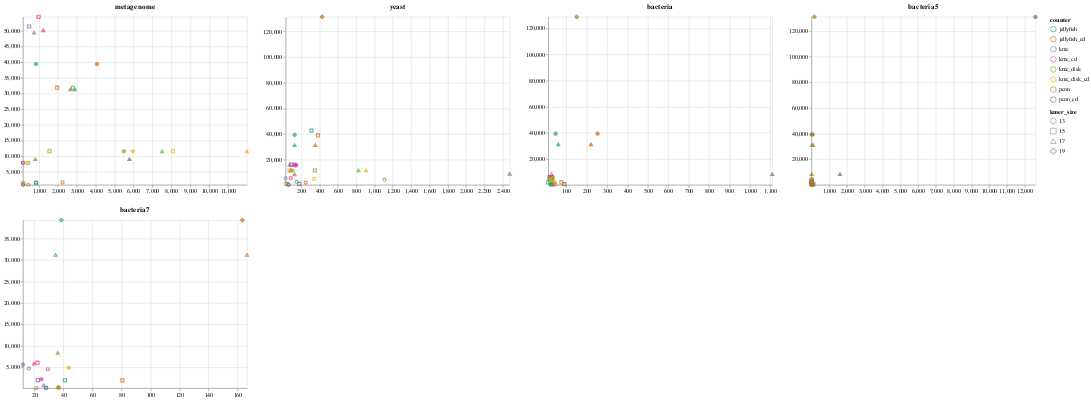

Write notebook code for a chart like this one.
### Markdown cell above
### Benchmark

### Code cell
import cocktail
import cocktail.count
import cocktail.utils

df = cocktail.count.dataframe()
df = df.dropna()
print(df)

all_fig = list()
for dataset in set(df.dataset):
    all_fig.append(cocktail.utils.group_scatter(df[df.dataset == dataset], "time", "memory", color="counter", shape="kmer_size", title=dataset))

figs = cocktail.utils.fig_layout(all_fig, 4)
#df = df[df.counter != "jellyfish"]
#df = df[df.kmer_size == "19"]
#fig = cocktail.utils.group_scatter(df, "size", "time", color="counter")

#print(df.to_csv("tmp.csv"))
#line = fig.transform_regression('size', 'time', groupby=["counter"])
#reg = fig.transform_regression('size', 'time', groupby=["counter:N"], params=True)

#print(reg.encoding.to_dict())

#(fig + line.mark_line()) + reg
figs

### Figure 1 — Vega-Lite specification as saved in the notebook (floating-point values rounded to 4 significant figures)
{"config": {"view": {"height": 300, "width": 400}, "range": {"category": {"scheme": "dark2"}}}, "vconcat": [{"hconcat": [{"data": {"name": "data-a3f4bdcc4ee3c322ad195d52474c0096"}, "mark": "point", "encoding": {"color": {"type": "nominal", "field": "counter"}, "shape": {"type": "nominal", "field": "kmer_size"}, "x": {"type": "quantitative", "field": "time", "scale": {"domain": [152.0, 12000.0]}, "title": ""}, "y": {"type": "quantitative", "field": "memory", "scale": {"domain": [829.5, 54390.0]}, "title": ""}}, "title": "metagenome"}, {"data": {"name": "data-725ee42f184b0bd9e95a73614e3fb81b"}, "mark": "point", "encoding": {"color": {"type": "nominal", "field": "counter"}, "shape": {"type": "nominal", "field": "kmer_size"}, "x": {"type": "quantitative", "field": "time", "scale": {"domain": [29.08, 2475.0]}, "title": ""}, "y": {"type": "quantitative", "field": "memory", "scale": {"domain": [296.0, 131600.0]}, "title": ""}}, "title": "yeast"}, {"data": {"name": "data-4002d5659e0b2ace832c136c5be02209"}, "mark": "point", "encoding": {"color": {"type": "nominal", "field": "counter"}, "shape": {"type": "nominal", "field": "kmer_size"}, "x": {"type": "quantitative", "field": "time", "scale": {"domain": [11.32, 1110.0]}, "title": ""}, "y": {"type": "quantitative", "field": "memory", "scale": {"domain": [173.1, 128900.0]}, "title": ""}}, "title": "bacteria"}, {"data": {"name": "data-42fe1125d949e1485312fac0387c5ec3"}, "mark": "point", "encoding": {"color": {"type": "nominal", "field": "counter"}, "shape": {"type": "nominal", "field": "kmer_size"}, "x": {"type": "quantitative", "field": "time", "scale": {"domain": [6.78, 12600.0]}, "title": ""}, "y": {"type": "quantitative", "field": "memory", "scale": {"domain": [57.87, 131200.0]}, "title": ""}}, "title": "bacteria5"}]}, {"data": {"name": "data-62172e0c64c6cf1ee56197f26a9b7e09"}, "mark": "point", "encoding": {"color": {"type": "nominal", "field": "counter"}, "shape": {"type": "nominal", "field": "kmer_size"}, "x": {"type": "quantitative", "field": "time", "scale": {"domain": [12.15, 166.5]}, "title": ""}, "y": {"type": "quantitative", "field": "memory", "scale": {"domain": [157.8, 39330.0]}, "title": ""}}, "title": "bacteria7"}], "$schema": "https://vega.github.io/schema/vega-lite/v4.8.1.json", "datasets": {"data-a3f4bdcc4ee3c322ad195d52474c0096": [{"counter": "pcon", "dataset": "metagenome", "kmer_size": "13", "time": 437.4, "memory": 835.8, "size": 32125836484}, {"counter": "pcon", "dataset": "metagenome", "kmer_size": "15", "time": 164.7, "memory": 1289.0, "size": 32125836484}, {"counter": "pcon", "dataset": "metagenome", "kmer_size": "17", "time": 803.3, "memory": 8981.0, "size": 32125836484}, {"counter": "pcon_cd", "dataset": "metagenome", "kmer_size": "13", "time": 152.1, "memory": 829.5, "size": 32125836484}, {"counter": "pcon_cd", "dataset": "metagenome", "kmer_size": "15", "time": 847.2, "memory": 1317.0, "size": 32125836484}, {"counter": "pcon_cd", "dataset": "metagenome", "kmer_size": "17", "time": 5780.0, "memory": 8998.0, "size": 32125836484}, {"counter": "kmc", "dataset": "metagenome", "kmer_size": "13", "time": 156.2, "memory": 7850.0, "size": 32125836484}, {"counter": "kmc", "dataset": "metagenome", "kmer_size": "15", "time": 477.6, "memory": 51300.0, "size": 32125836484}, {"counter": "kmc", "dataset": "metagenome", "kmer_size": "17", "time": 741.7, "memory": 49340.0, "size": 32125836484}, {"counter": "kmc_cd", "dataset": "metagenome", "kmer_size": "13", "time": 152.0, "memory": 7848.0, "size": 32125836484}, {"counter": "kmc_cd", "dataset": "metagenome", "kmer_size": "15", "time": 978.8, "memory": 54390.0, "size": 32125836484}, {"counter": "kmc_cd", "dataset": "metagenome", "kmer_size": "17", "time": 1228.0, "memory": 50040.0, "size": 32125836484}, {"counter": "kmc_disk", "dataset": "metagenome", "kmer_size": "13", "time": 439.9, "memory": 7848.0, "size": 32125836484}, {"counter": "kmc_disk", "dataset": "metagenome", "kmer_size": "15", "time": 1554.0, "memory": 11530.0, "size": 32125836484}, {"counter": "kmc_disk", "dataset": "metagenome", "kmer_size": "17", "time": 7508.0, "memory": 11530.0, "size": 32125836484}, {"counter": "kmc_disk", "dataset": "metagenome", "kmer_size": "19", "time": 5486.0, "memory": 11520.0, "size": 32125836484}, {"counter": "kmc_disk_cd", "dataset": "metagenome", "kmer_size": "13", "time": 329.9, "memory": 7848.0, "size": 32125836484}, {"counter": "kmc_disk_cd", "dataset": "metagenome", "kmer_size": "15", "time": 8083.0, "memory": 11530.0, "size": 32125836484}, {"counter": "kmc_disk_cd", "dataset": "metagenome", "kmer_size": "17", "time": 12000.0, "memory": 11520.0, "size": 32125836484}, {"counter": "kmc_disk_cd", "dataset": "metagenome", "kmer_size": "19", "time": 5967.0, "memory": 11520.0, "size": 32125836484}, {"counter": "jellyfish", "dataset": "metagenome", "kmer_size": "13", "time": 847.8, "memory": 1578.0, "size": 32125836484}, {"counter": "jellyfish", "dataset": "metagenome", "kmer_size": "15", "time": 2789.0, "memory": 31770.0, "size": 32125836484}, {"counter": "jellyfish", "dataset": "metagenome", "kmer_size": "17", "time": 2896.0, "memory": 31220.0, "size": 32125836484}, {"counter": "jellyfish", "dataset": "metagenome", "kmer_size": "19", "time": 848.1, "memory": 39340.0, "size": 32125836484}, {"counter": "jellyfish_cd", "dataset": "metagenome", "kmer_size": "13", "time": 2245.0, "memory": 1578.0, "size": 32125836484}, {"counter": "jellyfish_cd", "dataset": "metagenome", "kmer_size": "15", "time": 1961.0, "memory": 31790.0, "size": 32125836484}, {"counter": "jellyfish_cd", "dataset": "metagenome", "kmer_size": "17", "time": 2657.0, "memory": 31220.0, "size": 32125836484}, {"counter": "jellyfish_cd", "dataset": "metagenome", "kmer_size": "19", "time": 4068.0, "memory": 39340.0, "size": 32125836484}], "data-725ee42f184b0bd9e95a73614e3fb81b": [{"counter": "pcon", "dataset": "yeast", "kmer_size": "13", "time": 62.78, "memory": 498.7, "size": 3500654831}, {"counter": "pcon", "dataset": "yeast", "kmer_size": "15", "time": 38.18, "memory": 966.7, "size": 3500654831}, {"counter": "pcon", "dataset": "yeast", "kmer_size": "17", "time": 126.9, "memory": 8538.0, "size": 3500654831}, {"counter": "pcon", "dataset": "yeast", "kmer_size": "19", "time": 428.5, "memory": 131600.0, "size": 3500654831}, {"counter": "pcon_cd", "dataset": "yeast", "kmer_size": "13", "time": 59.51, "memory": 296.0, "size": 3500654831}, {"counter": "pcon_cd", "dataset": "yeast", "kmer_size": "15", "time": 177.8, "memory": 954.8, "size": 3500654831}, {"counter": "pcon_cd", "dataset": "yeast", "kmer_size": "17", "time": 2475.0, "memory": 8793.0, "size": 3500654831}, {"counter": "kmc", "dataset": "yeast", "kmer_size": "13", "time": 29.09, "memory": 5415.0, "size": 3500654831}, {"counter": "kmc", "dataset": "yeast", "kmer_size": "15", "time": 127.6, "memory": 16100.0, "size": 3500654831}, {"counter": "kmc", "dataset": "yeast", "kmer_size": "17", "time": 72.67, "memory": 15930.0, "size": 3500654831}, {"counter": "kmc", "dataset": "yeast", "kmer_size": "19", "time": 130.3, "memory": 15580.0, "size": 3500654831}, {"counter": "kmc_cd", "dataset": "yeast", "kmer_size": "13", "time": 84.7, "memory": 5446.0, "size": 3500654831}, {"counter": "kmc_cd", "dataset": "yeast", "kmer_size": "15", "time": 89.85, "memory": 16110.0, "size": 3500654831}, {"counter": "kmc_cd", "dataset": "yeast", "kmer_size": "17", "time": 83.02, "memory": 11490.0, "size": 3500654831}, {"counter": "kmc_cd", "dataset": "yeast", "kmer_size": "19", "time": 144.9, "memory": 15580.0, "size": 3500654831}, {"counter": "kmc_disk", "dataset": "yeast", "kmer_size": "13", "time": 1109.0, "memory": 4288.0, "size": 3500654831}, {"counter": "kmc_disk", "dataset": "yeast", "kmer_size": "15", "time": 349.1, "memory": 11490.0, "size": 3500654831}, {"counter": "kmc_disk", "dataset": "yeast", "kmer_size": "17", "time": 825.3, "memory": 11490.0, "size": 3500654831}, {"counter": "kmc_disk", "dataset": "yeast", "kmer_size": "19", "time": 102.4, "memory": 11490.0, "size": 3500654831}, {"counter": "kmc_disk_cd", "dataset": "yeast", "kmer_size": "13", "time": 340.9, "memory": 4905.0, "size": 3500654831}, {"counter": "kmc_disk_cd", "dataset": "yeast", "kmer_size": "15", "time": 72.83, "memory": 11490.0, "size": 3500654831}, {"counter": "kmc_disk_cd", "dataset": "yeast", "kmer_size": "17", "time": 906.5, "memory": 11490.0, "size": 3500654831}, {"counter": "jellyfish", "dataset": "yeast", "kmer_size": "13", "time": 148.0, "memory": 2667.0, "size": 3500654831}, {"counter": "jellyfish", "dataset": "yeast", "kmer_size": "15", "time": 311.7, "memory": 42620.0, "size": 3500654831}, {"counter": "jellyfish", "dataset": "yeast", "kmer_size": "17", "time": 127.2, "memory": 31220.0, "size": 3500654831}, {"counter": "jellyfish", "dataset": "yeast", "kmer_size": "19", "time": 127.5, "memory": 39340.0, "size": 3500654831}, {"counter": "jellyfish_cd", "dataset": "yeast", "kmer_size": "13", "time": 248.6, "memory": 1990.0, "size": 3500654831}, {"counter": "jellyfish_cd", "dataset": "yeast", "kmer_size": "15", "time": 382.8, "memory": 38870.0, "size": 3500654831}, {"counter": "jellyfish_cd", "dataset": "yeast", "kmer_size": "17", "time": 353.3, "memory": 31220.0, "size": 3500654831}], "data-4002d5659e0b2ace832c136c5be02209": [{"counter": "pcon", "dataset": "bacteria", "kmer_size": "13", "time": 23.27, "memory": 173.1, "size": 591394705}, {"counter": "pcon", "dataset": "bacteria", "kmer_size": "17", "time": 27.87, "memory": 8360.0, "size": 591394705}, {"counter": "pcon", "dataset": "bacteria", "kmer_size": "19", "time": 150.8, "memory": 128900.0, "size": 591394705}, {"counter": "pcon_cd", "dataset": "bacteria", "kmer_size": "13", "time": 34.75, "memory": 183.1, "size": 591394705}, {"counter": "pcon_cd", "dataset": "bacteria", "kmer_size": "15", "time": 89.91, "memory": 687.3, "size": 591394705}, {"counter": "pcon_cd", "dataset": "bacteria", "kmer_size": "17", "time": 1110.0, "memory": 8369.0, "size": 591394705}, {"counter": "kmc", "dataset": "bacteria", "kmer_size": "13", "time": 19.02, "memory": 4624.0, "size": 591394705}, {"counter": "kmc", "dataset": "bacteria", "kmer_size": "15", "time": 17.91, "memory": 6068.0, "size": 591394705}, {"counter": "kmc", "dataset": "bacteria", "kmer_size": "17", "time": 17.83, "memory": 5829.0, "size": 591394705}, {"counter": "kmc", "dataset": "bacteria", "kmer_size": "19", "time": 27.73, "memory": 820.4, "size": 591394705}, {"counter": "kmc_cd", "dataset": "bacteria", "kmer_size": "13", "time": 30.33, "memory": 4386.0, "size": 591394705}, {"counter": "kmc_cd", "dataset": "bacteria", "kmer_size": "15", "time": 29.48, "memory": 6069.0, "size": 591394705}, {"counter": "kmc_cd", "dataset": "bacteria", "kmer_size": "17", "time": 26.44, "memory": 5840.0, "size": 591394705}, {"counter": "kmc_cd", "dataset": "bacteria", "kmer_size": "19", "time": 20.35, "memory": 5596.0, "size": 591394705}, {"counter": "kmc_disk", "dataset": "bacteria", "kmer_size": "13", "time": 22.75, "memory": 4632.0, "size": 591394705}, {"counter": "kmc_disk", "dataset": "bacteria", "kmer_size": "15", "time": 33.85, "memory": 5234.0, "size": 591394705}, {"counter": "kmc_disk", "dataset": "bacteria", "kmer_size": "17", "time": 17.24, "memory": 5054.0, "size": 591394705}, {"counter": "kmc_disk", "dataset": "bacteria", "kmer_size": "19", "time": 32.02, "memory": 1830.0, "size": 591394705}, {"counter": "kmc_disk_cd", "dataset": "bacteria", "kmer_size": "13", "time": 30.52, "memory": 4573.0, "size": 591394705}, {"counter": "kmc_disk_cd", "dataset": "bacteria", "kmer_size": "17", "time": 20.54, "memory": 5057.0, "size": 591394705}, {"counter": "kmc_disk_cd", "dataset": "bacteria", "kmer_size": "19", "time": 42.63, "memory": 2106.0, "size": 591394705}, {"counter": "jellyfish", "dataset": "bacteria", "kmer_size": "13", "time": 23.89, "memory": 691.2, "size": 591394705}, {"counter": "jellyfish", "dataset": "bacteria", "kmer_size": "15", "time": 11.32, "memory": 1970.0, "size": 591394705}, {"counter": "jellyfish", "dataset": "bacteria", "kmer_size": "17", "time": 60.34, "memory": 31220.0, "size": 591394705}, {"counter": "jellyfish", "dataset": "bacteria", "kmer_size": "19", "time": 47.83, "memory": 39330.0, "size": 591394705}, {"counter": "jellyfish_cd", "dataset": "bacteria", "kmer_size": "13", "time": 46.16, "memory": 391.2, "size": 591394705}, {"counter": "jellyfish_cd", "dataset": "bacteria", "kmer_size": "15", "time": 75.96, "memory": 1970.0, "size": 591394705}, {"counter": "jellyfish_cd", "dataset": "bacteria", "kmer_size": "17", "time": 220.6, "memory": 31220.0, "size": 591394705}, {"counter": "jellyfish_cd", "dataset": "bacteria", "kmer_size": "19", "time": 253.2, "memory": 39330.0, "size": 591394705}], "data-42fe1125d949e1485312fac0387c5ec3": [{"counter": "pcon", "dataset": "bacteria5", "kmer_size": "13", "time": 21.22, "memory": 152.0, "size": 253770734}, {"counter": "pcon", "dataset": "bacteria5", "kmer_size": "15", "time": 11.39, "memory": 669.2, "size": 253770734}, {"counter": "pcon", "dataset": "bacteria5", "kmer_size": "17", "time": 23.76, "memory": 8343.0, "size": 253770734}, {"counter": "pcon", "dataset": "bacteria5", "kmer_size": "19", "time": 172.8, "memory": 131200.0, "size": 253770734}, {"counter": "pcon_cd", "dataset": "bacteria5", "kmer_size": "13", "time": 89.82, "memory": 123.3, "size": 253770734}, {"counter": "pcon_cd", "dataset": "bacteria5", "kmer_size": "15", "time": 118.6, "memory": 515.4, "size": 253770734}, {"counter": "pcon_cd", "dataset": "bacteria5", "kmer_size": "17", "time": 1611.0, "memory": 8324.0, "size": 253770734}, {"counter": "pcon_cd", "dataset": "bacteria5", "kmer_size": "19", "time": 12600.0, "memory": 131200.0, "size": 253770734}, {"counter": "kmc", "dataset": "bacteria5", "kmer_size": "13", "time": 20.75, "memory": 4277.0, "size": 253770734}, {"counter": "kmc", "dataset": "bacteria5", "kmer_size": "15", "time": 11.3, "memory": 2601.0, "size": 253770734}, {"counter": "kmc", "dataset": "bacteria5", "kmer_size": "17", "time": 16.39, "memory": 2491.0, "size": 253770734}, {"counter": "kmc", "dataset": "bacteria5", "kmer_size": "19", "time": 6.894, "memory": 2395.0, "size": 253770734}, {"counter": "kmc_cd", "dataset": "bacteria5", "kmer_size": "13", "time": 13.69, "memory": 4361.0, "size": 253770734}, {"counter": "kmc_cd", "dataset": "bacteria5", "kmer_size": "15", "time": 15.53, "memory": 2602.0, "size": 253770734}, {"counter": "kmc_cd", "dataset": "bacteria5", "kmer_size": "17", "time": 17.41, "memory": 2503.0, "size": 253770734}, {"counter": "kmc_cd", "dataset": "bacteria5", "kmer_size": "19", "time": 11.22, "memory": 2401.0, "size": 253770734}, {"counter": "kmc_disk", "dataset": "bacteria5", "kmer_size": "13", "time": 18.95, "memory": 4362.0, "size": 253770734}, {"counter": "kmc_disk", "dataset": "bacteria5", "kmer_size": "17", "time": 30.41, "memory": 57.87, "size": 253770734}, {"counter": "kmc_disk_cd", "dataset": "bacteria5", "kmer_size": "13", "time": 25.78, "memory": 4363.0, "size": 253770734}, {"counter": "kmc_disk_cd", "dataset": "bacteria5", "kmer_size": "15", "time": 40.66, "memory": 552.2, "size": 253770734}, {"counter": "kmc_disk_cd", "dataset": "bacteria5", "kmer_size": "17", "time": 21.94, "memory": 2167.0, "size": 253770734}, {"counter": "jellyfish", "dataset": "bacteria5", "kmer_size": "13", "time": 6.784, "memory": 270.6, "size": 253770734}, {"counter": "jellyfish", "dataset": "bacteria5", "kmer_size": "15", "time": 18.48, "memory": 1965.0, "size": 253770734}, {"counter": "jellyfish", "dataset": "bacteria5", "kmer_size": "17", "time": 40.33, "memory": 31220.0, "size": 253770734}, {"counter": "jellyfish", "dataset": "bacteria5", "kmer_size": "19", "time": 30.46, "memory": 39330.0, "size": 253770734}, {"counter": "jellyfish_cd", "dataset": "bacteria5", "kmer_size": "13", "time": 37.92, "memory": 125.8, "size": 253770734}, {"counter": "jellyfish_cd", "dataset": "bacteria5", "kmer_size": "15", "time": 40.27, "memory": 1967.0, "size": 253770734}, {"counter": "jellyfish_cd", "dataset": "bacteria5", "kmer_size": "17", "time": 96.79, "memory": 31220.0, "size": 253770734}, {"counter": "jellyfish_cd", "dataset": "bacteria5", "kmer_size": "19", "time": 72.12, "memory": 39330.0, "size": 253770734}], "data-62172e0c64c6cf1ee56197f26a9b7e09": [{"counter": "pcon", "dataset": "bacteria7", "kmer_size": "13", "time": 21.34, "memory": 157.8, "size": 606228083}, {"counter": "pcon", "dataset": "bacteria7", "kmer_size": "17", "time": 36.13, "memory": 8352.0, "size": 606228083}, {"counter": "pcon_cd", "dataset": "bacteria7", "kmer_size": "13", "time": 27.89, "memory": 177.4, "size": 606228083}, {"counter": "kmc", "dataset": "bacteria7", "kmer_size": "13", "time": 16.24, "memory": 4746.0, "size": 606228083}, {"counter": "kmc", "dataset": "bacteria7", "kmer_size": "15", "time": 22.41, "memory": 2020.0, "size": 606228083}, {"counter": "kmc", "dataset": "bacteria7", "kmer_size": "17", "time": 26.49, "memory": 840.9, "size": 606228083}, {"counter": "kmc", "dataset": "bacteria7", "kmer_size": "19", "time": 12.15, "memory": 5612.0, "size": 606228083}, {"counter": "kmc_cd", "dataset": "bacteria7", "kmer_size": "13", "time": 29.24, "memory": 4545.0, "size": 606228083}, {"counter": "kmc_cd", "dataset": "bacteria7", "kmer_size": "15", "time": 22.16, "memory": 6081.0, "size": 606228083}, {"counter": "kmc_cd", "dataset": "bacteria7", "kmer_size": "17", "time": 19.73, "memory": 5854.0, "size": 606228083}, {"counter": "kmc_cd", "dataset": "bacteria7", "kmer_size": "19", "time": 24.8, "memory": 2218.0, "size": 606228083}, {"counter": "kmc_disk", "dataset": "bacteria7", "kmer_size": "19", "time": 36.33, "memory": 306.6, "size": 606228083}, {"counter": "kmc_disk_cd", "dataset": "bacteria7", "kmer_size": "19", "time": 43.7, "memory": 4901.0, "size": 606228083}, {"counter": "jellyfish", "dataset": "bacteria7", "kmer_size": "13", "time": 28.23, "memory": 253.9, "size": 606228083}, {"counter": "jellyfish", "dataset": "bacteria7", "kmer_size": "15", "time": 41.05, "memory": 1954.0, "size": 606228083}, {"counter": "jellyfish", "dataset": "bacteria7", "kmer_size": "17", "time": 34.65, "memory": 31220.0, "size": 606228083}, {"counter": "jellyfish", "dataset": "bacteria7", "kmer_size": "19", "time": 38.61, "memory": 39330.0, "size": 606228083}, {"counter": "jellyfish_cd", "dataset": "bacteria7", "kmer_size": "13", "time": 36.88, "memory": 253.8, "size": 606228083}, {"counter": "jellyfish_cd", "dataset": "bacteria7", "kmer_size": "15", "time": 80.68, "memory": 1954.0, "size": 606228083}, {"counter": "jellyfish_cd", "dataset": "bacteria7", "kmer_size": "17", "time": 166.5, "memory": 31220.0, "size": 606228083}, {"counter": "jellyfish_cd", "dataset": "bacteria7", "kmer_size": "19", "time": 163.3, "memory": 39330.0, "size": 606228083}]}}
